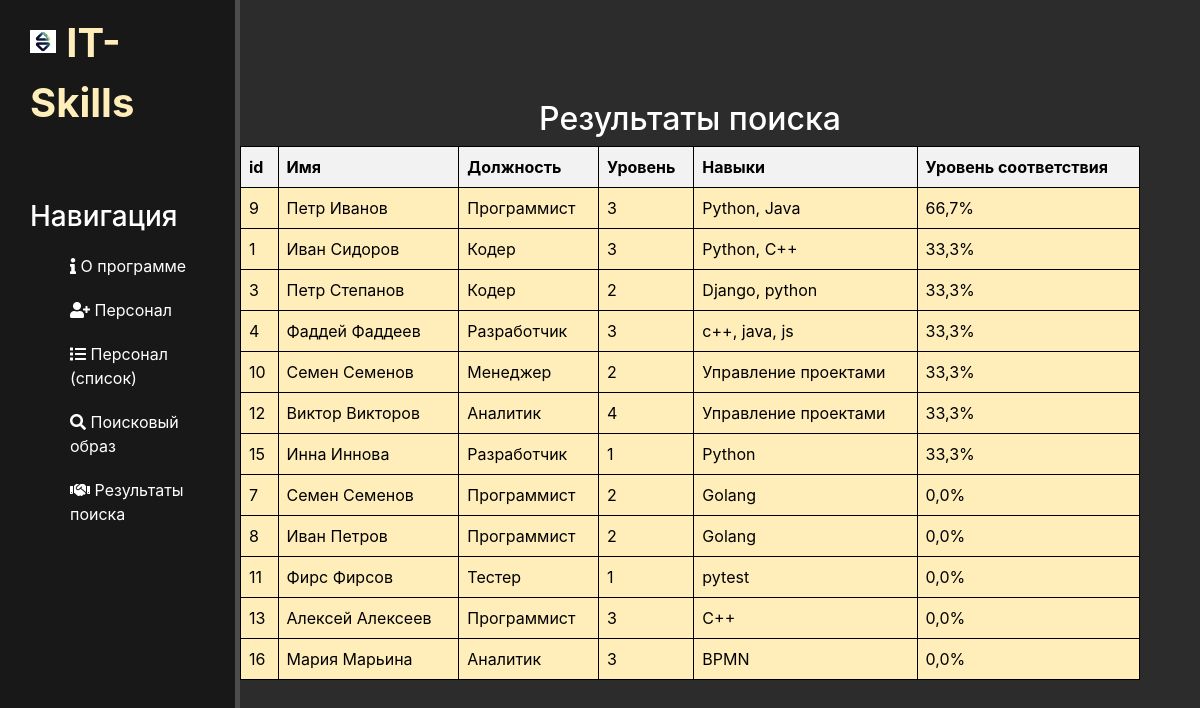
Page /emplo/mmm/ on the committed database.
### emplo/models.py (models this page shows, shortened)
class Employee1(models.Model):
    name = models.CharField(max_length=20, default='')
    position = models.CharField(max_length=20, default='')
    skill = models.CharField(max_length=50, default = '')
    level = models.CharField(max_length = 5, default='')
    fit_level = models.FloatField(default=0)

### emplo/views.py (the view)
# urls.py: path('mmm/', views.emplo_list_view, name='emplo-list'),
def emplo_list_view(request):
    print('emplo_list_view')
    queryset = SearchString.objects.all()
    skill_req = 'No info' if not queryset else queryset[0].seastr
    queryset = Employee1.objects.all()
    for emp in queryset:
        emp.fit_level = count_fit(emp.skill, skill_req)
        emp.save()
    queryset = Employee1.objects.order_by('-fit_level')
    serializer = EmployeeSerializer(queryset, many=True)
    context = {
        'data': serializer.data
    }
    return render(request, 'emplo/emplo_list.html', context)

### emplo/views.py (called while the page is built)
def count_fit(emp_skill, skill_req):
    e = [i.strip().lower() for i in emp_skill.split(',')]
    s = [i.strip().lower() for i in skill_req.split(',')]
    return 0 if not s else round(sum(i in e for i in s) / len(s) * 100, 1)

### emplo/templates/emplo/emplo_list.html (shortened to what this page needs)
{% extends "main/layout.html" %}
{% block content %}
    <div class="features">
        <h2 color="white">Результаты поиска</h2>
    {% if data %}
        <table border="1">
            <thead>
                <tr>
                    <th>id</th>
                    <th>Имя</th>
                    <th>Должность</th>
                    <th>Уровень</th>
                    <th>Навыки</th>
                    <th>Уровень соответствия</th>
                </tr>
            </thead>
            <tbody>
                {% for item in data %}
                    <tr>
                        <td>{{ item.id }}</td>
                        <td>{{ item.name }}</td>
                        <td>{{ item.position }}</td>
                        <td>{{ item.level }}</td>
                        <td>{{ item.skill }}</td>
                        <td>{{ item.fit_level }}%</td>
                    </tr>
                {% endfor %}
            </tbody>
        </table>
    {% else %}
        <p>Нет данных для отображения.</p>
    {% endif %}
    </div>
{% endblock content %}

### main/static/main/css/main.css (style rules this page uses)
body { background: #2c2c2c; }
main .features { float: left; color: #fff; margin-top: 100px; text-align: center; width: 75%; }

### main/static/main/css/table.css (style rules this page uses)
main table { background-color: #ffeeba; color: black; border-collapse: collapse; width: 100%; }
main th, td { background-color: #ffeeba; color: black; border: 1px solid black; padding: 8px; text-align: left; }
main th { background-color: #f2f2f2; }

### rows in the picture
Employee1: name "Петр Иванов", position "Программист", skill "Python, Java", fit_level "66,7"
Employee1: name "Иван Сидоров", position "Кодер", skill "Python, C++", fit_level "33,3"
Employee1: name "Петр Степанов", position "Кодер", skill "Django, python", fit_level "33,3"
Employee1: name "Фаддей Фаддеев", position "Разработчик", skill "c++, java, js", fit_level "33,3"
Employee1: name "Семен Семенов", position "Менеджер", skill "Управление проектами", fit_level "33,3"
Employee1: name "Виктор Викторов", position "Аналитик", skill "Управление проектами", fit_level "33,3"
Employee1: name "Инна Иннова", position "Разработчик", skill "Python", fit_level "33,3"
Employee1: name "Семен Семенов", position "Программист", skill "Golang", fit_level "0,0"
Employee1: name "Иван Петров", position "Программист", skill "Golang", fit_level "0,0"
Employee1: name "Фирс Фирсов", position "Тестер", skill "pytest", fit_level "0,0"
Employee1: name "Алексей Алексеев", position "Программист", skill "С++", fit_level "0,0"
Employee1: name "Мария Марьина", position "Аналитик", skill "BPMN", fit_level "0,0"

### other values in the picture
{{ item.id }} "9" "1" "3" "4" "10" "12" "15" "7" "8" "11" "13" "16"
{{ item.level }} "3" "3" "2" "3" "2" "4" "1" "2" "2" "1" "3" "3"
